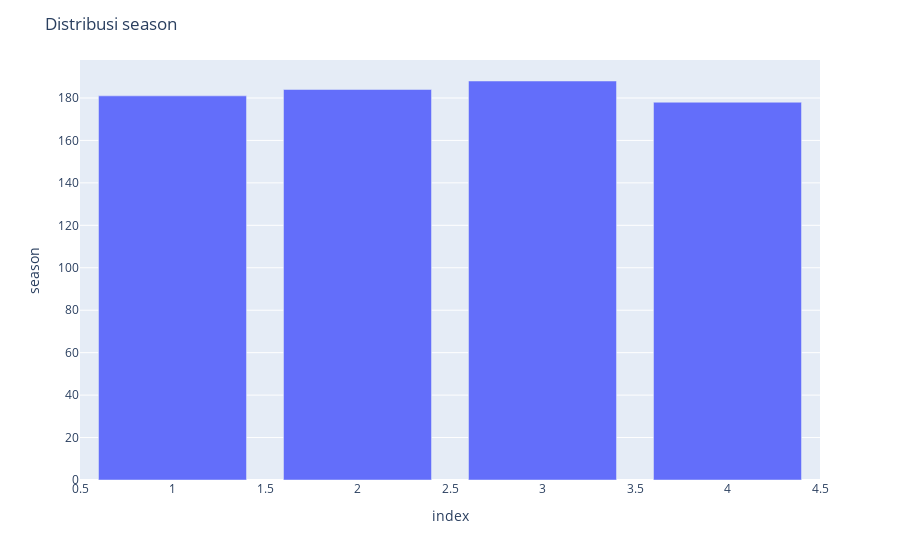
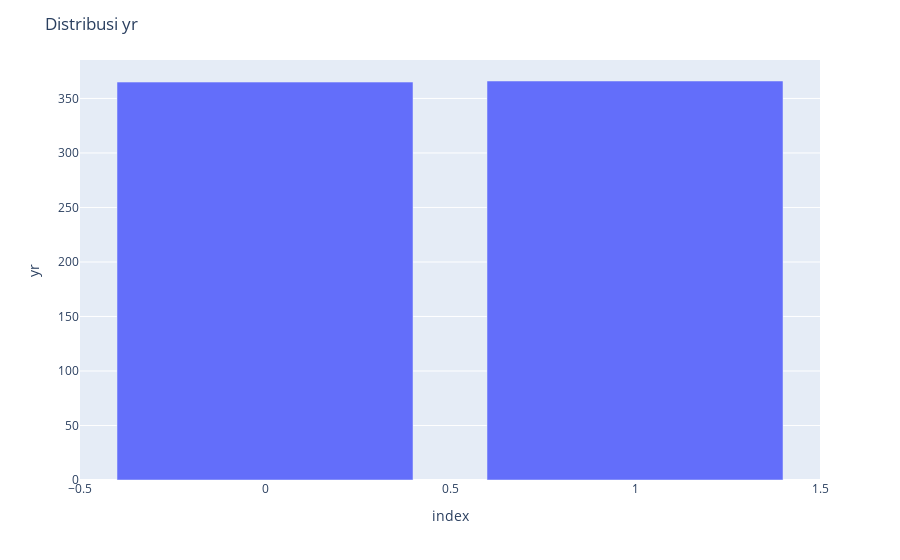
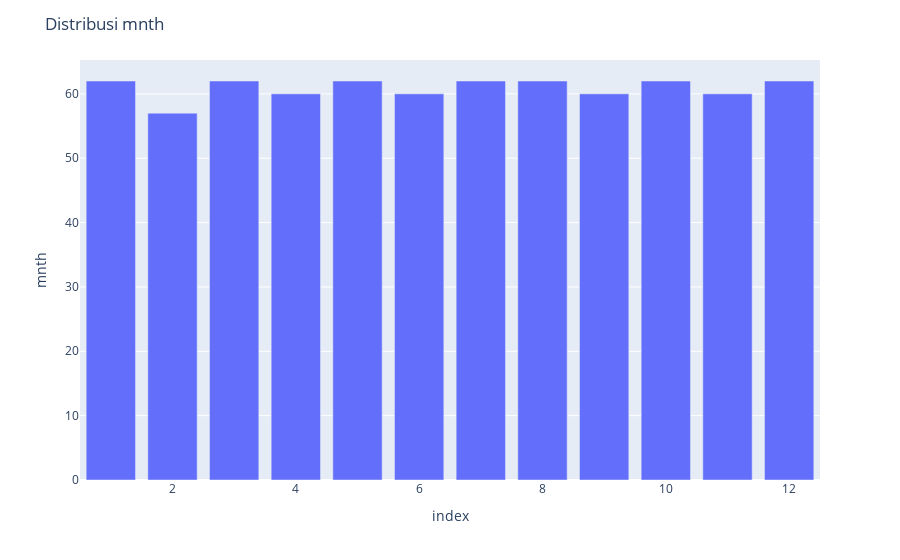
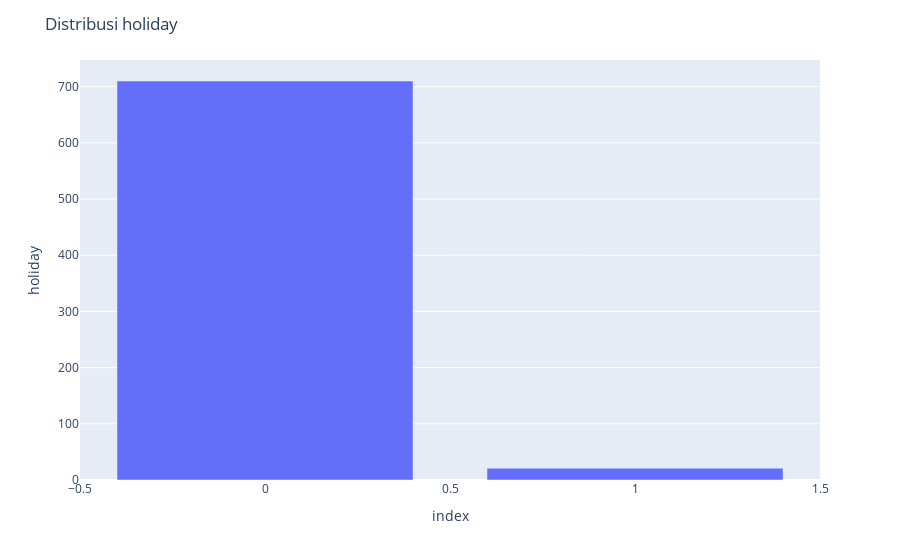

Notebook code cell kept with these figures, in order:
### Code cell
# distribusi variable categorical
categorical_cols = ['season', 'yr', 'mnth', 'holiday', 'weekday', 'workingday', 'weathersit']
for col in categorical_cols:
    fig = px.bar(df_day[col].value_counts().reset_index(), x='index', y=col)
    fig.update_layout(title=f'Distribusi {col}')
    fig.show()

### Figure 1 — Plotly figure (JSON) as saved in the notebook; plotly's stock layout.template omitted (floating-point values rounded to 4 significant figures)
{"data": [{"alignmentgroup": "True", "hovertemplate": "index=%{x}<br>season=%{y}<extra></extra>", "legendgroup": "", "marker": {"color": "#636efa", "pattern": {"shape": ""}}, "name": "", "offsetgroup": "", "orientation": "v", "showlegend": false, "textposition": "auto", "type": "bar", "x": [3, 2, 1, 4], "xaxis": "x", "y": [188, 184, 181, 178], "yaxis": "y"}], "layout": {"barmode": "relative", "legend": {"tracegroupgap": 0}, "margin": {"t": 60}, "title": {"text": "Distribusi season"}, "xaxis": {"anchor": "y", "domain": [0, 1], "title": {"text": "index"}}, "yaxis": {"anchor": "x", "domain": [0, 1], "title": {"text": "season"}}}}

### Figure 2 — Plotly figure (JSON) as saved in the notebook; plotly's stock layout.template omitted (floating-point values rounded to 4 significant figures)
{"data": [{"alignmentgroup": "True", "hovertemplate": "index=%{x}<br>yr=%{y}<extra></extra>", "legendgroup": "", "marker": {"color": "#636efa", "pattern": {"shape": ""}}, "name": "", "offsetgroup": "", "orientation": "v", "showlegend": false, "textposition": "auto", "type": "bar", "x": [1, 0], "xaxis": "x", "y": [366, 365], "yaxis": "y"}], "layout": {"barmode": "relative", "legend": {"tracegroupgap": 0}, "margin": {"t": 60}, "title": {"text": "Distribusi yr"}, "xaxis": {"anchor": "y", "domain": [0, 1], "title": {"text": "index"}}, "yaxis": {"anchor": "x", "domain": [0, 1], "title": {"text": "yr"}}}}

### Figure 3 — Plotly figure (JSON) as saved in the notebook; plotly's stock layout.template omitted (floating-point values rounded to 4 significant figures)
{"data": [{"alignmentgroup": "True", "hovertemplate": "index=%{x}<br>mnth=%{y}<extra></extra>", "legendgroup": "", "marker": {"color": "#636efa", "pattern": {"shape": ""}}, "name": "", "offsetgroup": "", "orientation": "v", "showlegend": false, "textposition": "auto", "type": "bar", "x": [1, 3, 5, 7, 8, 10, 12, 4, 6, 9, 11, 2], "xaxis": "x", "y": [62, 62, 62, 62, 62, 62, 62, 60, 60, 60, 60, 57], "yaxis": "y"}], "layout": {"barmode": "relative", "legend": {"tracegroupgap": 0}, "margin": {"t": 60}, "title": {"text": "Distribusi mnth"}, "xaxis": {"anchor": "y", "domain": [0, 1], "title": {"text": "index"}}, "yaxis": {"anchor": "x", "domain": [0, 1], "title": {"text": "mnth"}}}}

### Figure 4 — Plotly figure (JSON) as saved in the notebook; plotly's stock layout.template omitted (floating-point values rounded to 4 significant figures)
{"data": [{"alignmentgroup": "True", "hovertemplate": "index=%{x}<br>holiday=%{y}<extra></extra>", "legendgroup": "", "marker": {"color": "#636efa", "pattern": {"shape": ""}}, "name": "", "offsetgroup": "", "orientation": "v", "showlegend": false, "textposition": "auto", "type": "bar", "x": [0, 1], "xaxis": "x", "y": [710, 21], "yaxis": "y"}], "layout": {"barmode": "relative", "legend": {"tracegroupgap": 0}, "margin": {"t": 60}, "title": {"text": "Distribusi holiday"}, "xaxis": {"anchor": "y", "domain": [0, 1], "title": {"text": "index"}}, "yaxis": {"anchor": "x", "domain": [0, 1], "title": {"text": "holiday"}}}}
